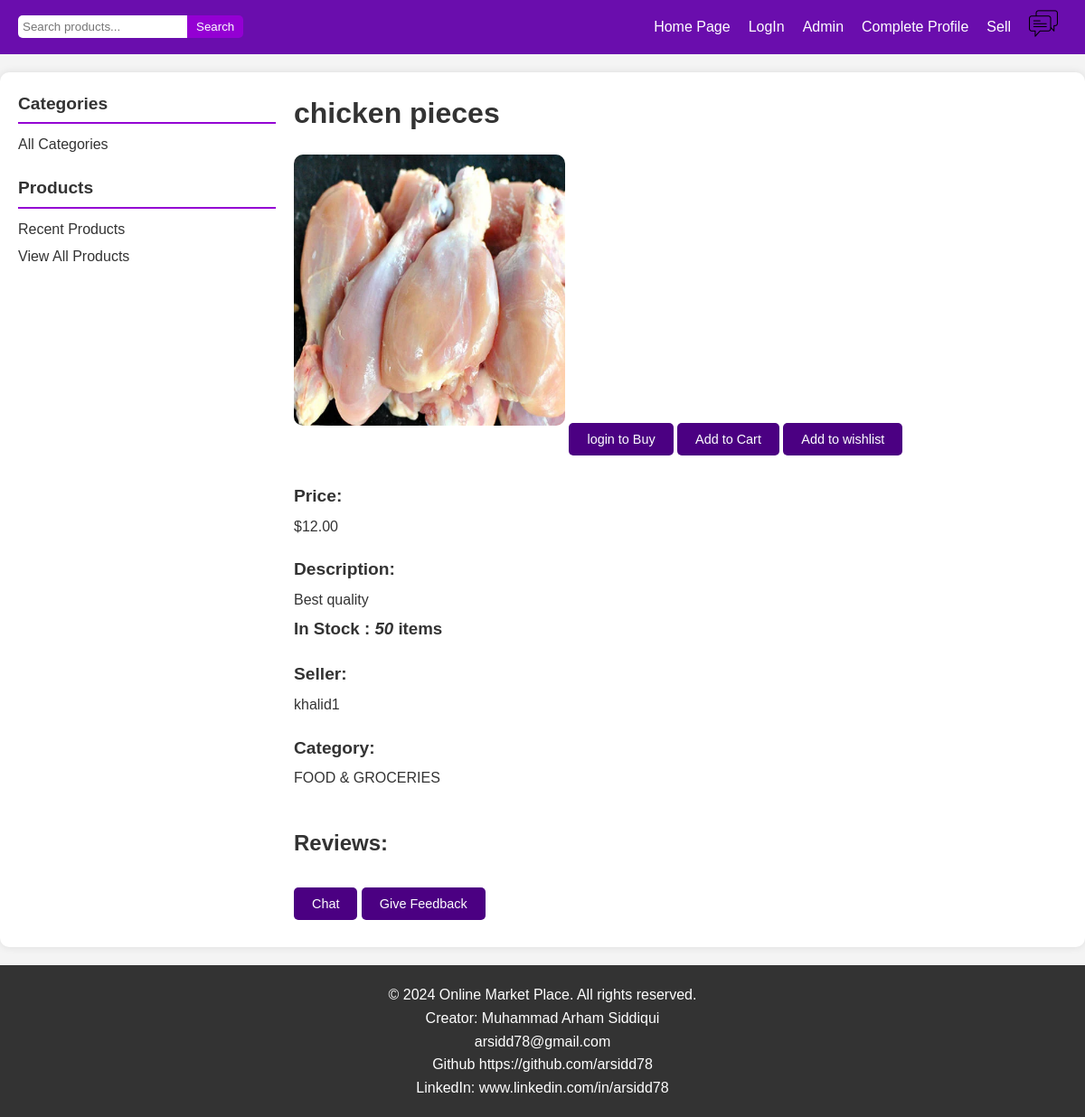
The app's page /detail/47/, older data.
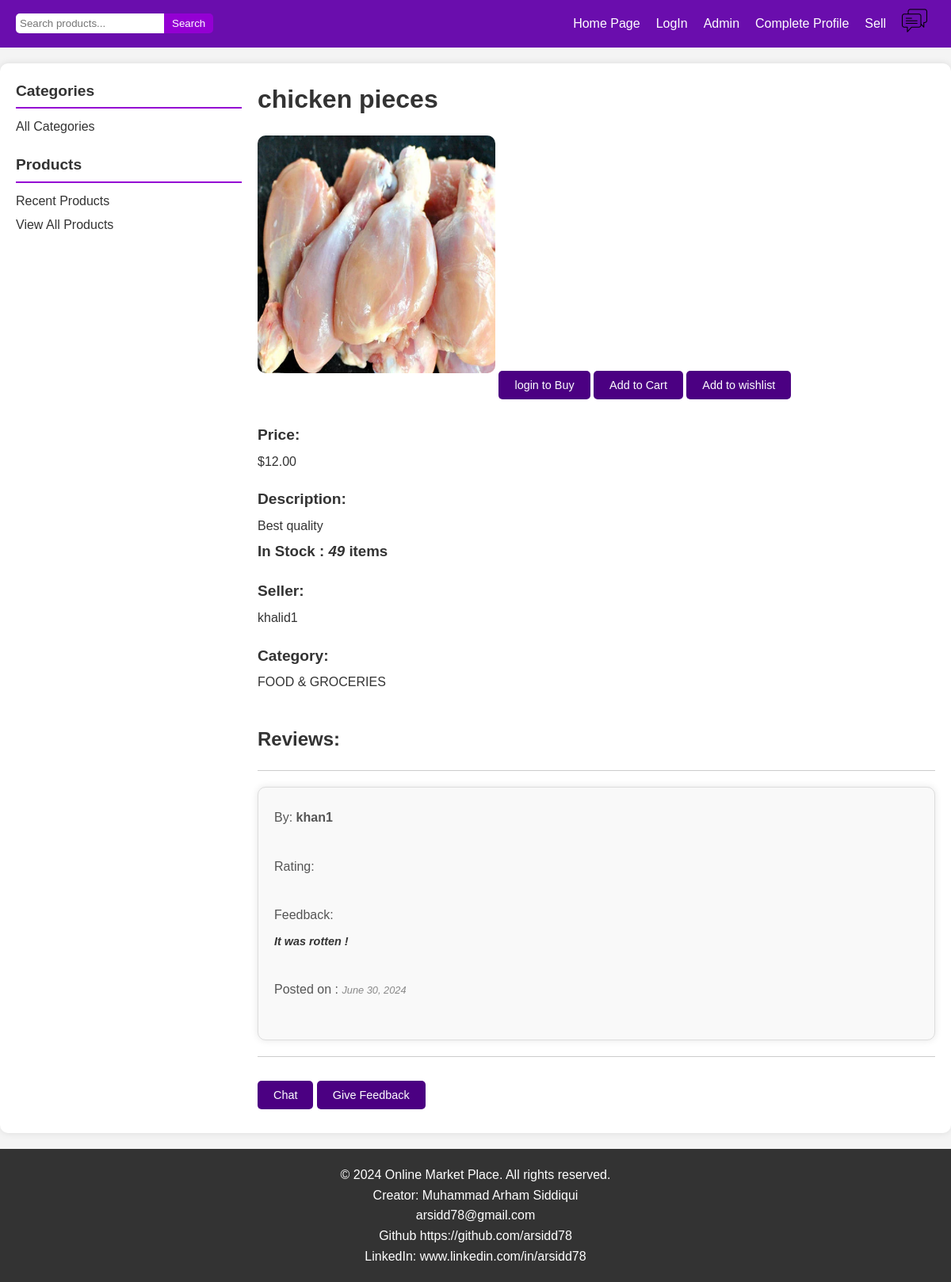
The same page, newer data.
### product/models.py (models this page shows, shortened)
class Products(models.Model):
    name = models.ForeignKey(User,on_delete=models.CASCADE)
    product_name = models.CharField(max_length=200)
    product_description = models.TextField(max_length=500)
    product_price = models.DecimalField('Price',max_digits=7,decimal_places=2)
    product_discounted_price = models.DecimalField('Discounted Price',max_digits=7,decimal_places=2,null=True,blank=True)
    product_delivery_charge = models.IntegerField(default=0)
    product_tax_rate = models.DecimalField(decimal_places=3,max_digits=5, null= True, blank= True)
    product_specification = models.TextField(null= True, blank= True)
    product_posted_date = models.DateField( auto_now_add=True)
    product_images = models.ImageField(upload_to='products/')
    product_images2 = models.ImageField(null=True,blank=True,upload_to='products/')
    product_images3 = models.ImageField(null=True,blank=True,upload_to='products/')
    product_images4 = models.ImageField(null=True,blank=True,upload_to='products/')
    product_images5 = models.ImageField(null=True,blank=True,upload_to='products/')
    categories_choices = product_categories = {
    "ELECTRONICS": "Electronics",
    "CLOTHING & ACCESSORIES": "Clothing & Accessories",
    "HOME & KITCHEN": "Home & Kitchen",
    "BEAUTY & PERSONAL CARE": "Beauty & Personal Care",
    "HEALTH & FITNESS": "Health & Fitness",
    "TOYS & GAMES": "Toys & Games",
    "BOOKS & MEDIA": "Books & Media",
    "AUTOMOTIVE": "Automotive",
    "SPORTS & OUTDOORS": "Sports & Outdoors",
    "PET SUPPLIES": "Pet Supplies",
    "HOME APPLIANCES": "Home Appliances",
    "OFFICE SUPPLIES": "Office Supplies",
    "FURNITURE & DECOR": "Furniture & Decor",
    "JEWELRY & WATCHES": "Jewelry & Watches",
    "BABY & TODDLER": "Baby & Toddler",
    "FOOD & GROCERIES": "Food & Groceries",
    "ARTS & CRAFTS": "Arts & Crafts",
    "MUSICAL INSTRUMENTS": "Musical Instruments",
    "GARDEN & OUTDOOR LIVING": "Garden & Outdoor Living",
    "TRAVEL & LUGGAGE": "Travel & Luggage",
    "SMARTPHONE": "Smartphone",
    "LAPTOP": "Laptop",
    "CAMERA": "Camera",
    "TV": "TV",
    "HEADPHONE": "Headphone",
    "GADGET": "Gadget",
    "APPAREL": "Apparel",
    "BAG": "Bag",
    "JEWELRY": "Jewelry",
    "SUNGLASSES": "Sunglasses",
    "WATCH": "Watch",
    "HOME IMPROVEMENT": "Home Improvement",
    "DECOR": "Decor",
    "KITCHEN APPLIANCES": "Kitchen Appliances",
    "COOKWARE": "Cookware",
    "FURNITURE": "Furniture",
    "SKINCARE": "Skincare",
    "MAKEUP": "Makeup",
    "HAIRCARE": "Haircare",
    "GROOMING": "Grooming",
    "FRAGRANCES": "Fragrances",
    "EXERCISE EQUIPMENT": "Exercise Equipment",
    "NUTRITIONAL SUPPLEMENTS": "Nutritional Supplements",
    "FITNESS TRACKERS": "Fitness Trackers",
    "YOGA MATS": "Yoga Mats",
    "TOYS": "Toys",
    "BOARD GAMES": "Board Games",
    "PUZZLES": "Puzzles",
    "EDUCATIONAL TOYS": "Educational Toys",
    "OUTDOOR PLAY EQUIPMENT": "Outdoor Play Equipment",
    "BOOKS": "Books",
    "E-BOOKS": "E-books",
    "AUDIOBOOKS": "Audiobooks",
    "DVDS": "DVDs",
    "CDS": "CDs",
    "DIGITAL MEDIA": "Digital Media",
    "CAR PARTS": "Car Parts",
    "ACCESSORIES": "Accessories",
    "TOOLS": "Tools",
    "MAINTENANCE SUPPLIES": "Maintenance Supplies",
    "ELECTRONICS": "Electronics",
    "SPORTING EQUIPMENT": "Sporting Equipment",
    "CAMPING GEAR": "Camping Gear",
    "HIKING GEAR": "Hiking Gear",
    "OUTDOOR CLOTHING": "Outdoor Clothing",
    "FOOD": "Food",
    "TOYS": "Toys",
    "GROOMING PRODUCTS": "Grooming Products",
    "BEDS": "Beds",
    "CARRIERS": "Carriers",
    "LARGE APPLIANCES": "Large Appliances",
    "SMALL APPLIANCES": "Small Appliances",
    "STATIONERY": "Stationery",
    "DESK ORGANIZERS": "Desk Organizers",
    "PRINTERS": "Printers",
    "OFFICE FURNITURE": "Office Furniture",
    "TECHNOLOGY ACCESSORIES": "Technology Accessories",
    "SOFAS": "Sofas",
    "CHAIRS": "Chairs",
    "TABLES": "Tables",
    "LIGHTING FIXTURES": "Lighting Fixtures",
    "RUGS": "Rugs",
    "RINGS": "Rings",
    "NECKLACES": "Necklaces",
    "BRACELETS": "Bracelets",
    "EARRINGS": "Earrings",
    "WATCHES": "Watches",
    "CLOTHING": "Clothing",
    "DIAPERS": "Diapers",
    "FEEDING SUPPLIES": "Feeding Supplies",
    "STROLLERS": "Strollers",
    "TOYS": "Toys",
    "NON-PERISHABLE FOOD": "Non-perishable Food",
    "SNACKS": "Snacks",
    "BEVERAGES": "Beverages",
    "GOURMET FOODS": "Gourmet Foods",
    "SPICES": "Spices",
    "ART SUPPLIES": "Art Supplies",
    "CRAFTING MATERIALS": "Crafting Materials",
    "DIY KITS": "DIY Kits",
    "SEWING SUPPLIES": "Sewing Supplies",
    "GUITARS": "Guitars",
    "KEYBOARDS": "Keyboards",
    "DRUMS": "Drums",
    "VIOLINS": "Violins",
    "WIND INSTRUMENTS": "Wind Instruments",
    "GARDENING TOOLS": "Gardening Tools",
    "PLANTS": "Plants",
    "OUTDOOR FURNITURE": "Outdoor Furniture",
    "BBQ GRILLS": "BBQ Grills",
    "LUGGAGE SETS": "Luggage Sets",
    "BACKPACKS": "Backpacks",
    "TRAVEL ACCESSORIES": "Travel Accessories",
    "TOILETRIES": "Toiletries",
    "OUTDOOR GEAR": "Outdoor Gear"
    }
    product_category = models.CharField('category',max_length=100,choices=categories_choices)
    product_quantity = models.PositiveIntegerField()
    sellor_name = models.CharField(max_length=100)
    company_name = models.CharField(null= True, blank= True, max_length=200)
    product_website = models.URLField(null= True,blank=True)

class Reviews(models.Model):
    product = models.ForeignKey(Products, on_delete= models.CASCADE)
    reviewer = models.ForeignKey(User, on_delete= models.CASCADE)
    rating = models.DecimalField(max_digits=2, decimal_places=1)
    review = models.TextField()
    posted_time = models.DateField(auto_now_add=True)

### product/views.py (the view)
# urls.py: path('detail/<int:pk>/',views.product_details,name='details'),
def product_details(request,pk):
    try:
        member = get_object_or_404(Member, user = request.user)
        product = get_object_or_404(Products,id=pk)
        reviews = Reviews.objects.filter(product=product)
        member.user_interest.add(product)
        context = {'product':product,'reviews':reviews,'member':member,'range':[x for x in range(1,6)]}
        return render(request,'product/details.html',context)
    except:
        product = get_object_or_404(Products,id=pk)
        reviews = Reviews.objects.filter(product=product)
        context = {'product':product,'reviews':reviews}
        return render(request,'product/details.html',context)

### product/templates/product/details.html (shortened to what the changed rows need)
{% load static %}
<!DOCTYPE html>
<html lang="en">
<head>
    <link rel="stylesheet" href="{% static 'product/details_style.css' %}">
</head>
<body>
    <div class="main-content">
        <div class="product_data">
            <h1>{{product.product_name}}</h1>
            <img src="{{product.product_images.url}}" class="product_image">
            {% if request.user.is_authenticated %}
            <a href="javascript:void(0);"><button id="buyButton" class="purchase_pd">Buy</button></a>
            {% else %}
            <a href="{% url 'registration:login' %}"><button  class="purchase_pd"> login to Buy </button></a>
            {% endif %}
            <button class="addto_cart" onclick=location.href="{% url 'member:add_to_cart' product.id %}">Add to Cart</button>
            <button class="wishlist" onclick=location.href="{% url 'member:add_to_wishlist' product.id %}">Add to wishlist</button>
            <h2 class="product_price">Price:</h2>
            {% if product.product_discounted_price %}
            <label>${{product.product_price}} ${{product.product_discounted_price}}</label>
            {% else %}
            <label>${{product.product_price}}</label>
            {% endif %}
            <h2 class="product_description">Description:</h2>
            <label>{{product.product_description}}</label>
            <h3>In Stock : <i>{{product.product_quantity}}</i> items </h3>
            <h2 class="sellor_info">Seller:</h2>
            <label>{{product.sellor_name}}</label>
            <h2 class="product_category">Category:</h2>
            <label>{{product.product_category}}</label>
            <div class="reviews">
                <h1>Reviews:</h1>
                {% for review in reviews %}
                <hr>
                <div class="review-item">
                    <label> By:<strong> {{review.reviewer.username}}</strong></label><br>
                    <label>Rating:
                    </label><br>
                    <label>Feedback:<p><strong><em> {{review.review}}</em></strong></p></label><br>
                    <label>Posted on : <i>{{review.posted_time}}</i> </label><br>
                </div>
                <hr>
                {% endfor %}
            </div>
            <a href="{% url 'chat:web-chat' product.id %}"><button>Chat</button></a>
            <button class="add_review" onclick=location.href="{% url 'product:add_review' product.id %}"> Give Feedback </button>
        </div>
    </div>
</body>
</html>

Row changes from the older to the newer data that the page shows:
changed Products "chicken pieces": product_quantity "50" → "49"
added Reviews: reviewer.username "khan1", review "It was rotten !", posted_time "June 30, 2024"
